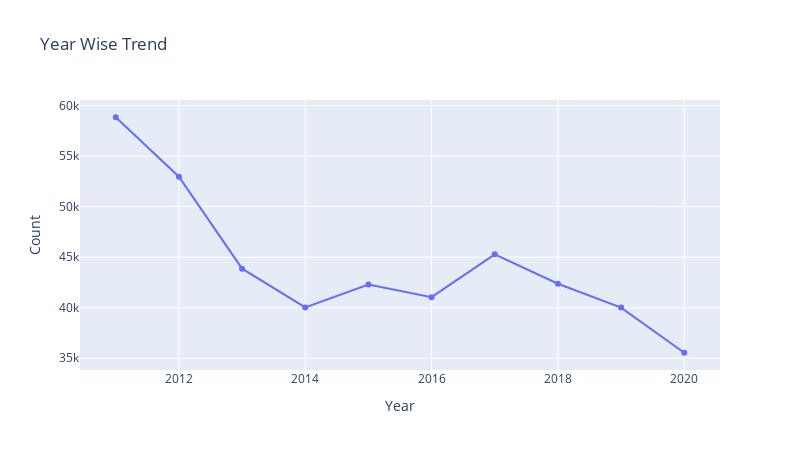

Notebook code for this chart:
### Markdown cell above
I didn't considered 2021 as it had only one month(January) of data.

### Code cell
yearly_count = crime_df2.groupby(by=['YEAR']).count()['MONTH']

fig = px.line(data_frame=yearly_count,
              x=yearly_count.keys()[:-1],
              y=yearly_count.values[:-1],
              height=450,
              width=800,
              labels={'x': 'Year',
                      'y': 'Count'},
              title='Year Wise Trend',
              markers=True)
fig.show()

### Figure 1 — Plotly figure (JSON) as saved in the notebook; plotly's stock layout.template omitted (floating-point values rounded to 4 significant figures)
{"data": [{"hovertemplate": "Year=%{x}<br>Count=%{y}<extra></extra>", "legendgroup": "", "line": {"color": "#636efa", "dash": "solid"}, "marker": {"symbol": "circle"}, "mode": "markers+lines", "name": "", "orientation": "v", "showlegend": false, "type": "scatter", "x": [2011, 2012, 2013, 2014, 2015, 2016, 2017, 2018, 2019, 2020], "xaxis": "x", "y": [58842, 52957, 43863, 40028, 42297, 41046, 45277, 42373, 40011, 35543], "yaxis": "y"}], "layout": {"height": 450, "legend": {"tracegroupgap": 0}, "title": {"text": "Year Wise Trend"}, "width": 800, "xaxis": {"anchor": "y", "domain": [0, 1], "title": {"text": "Year"}}, "yaxis": {"anchor": "x", "domain": [0, 1], "title": {"text": "Count"}}}}
